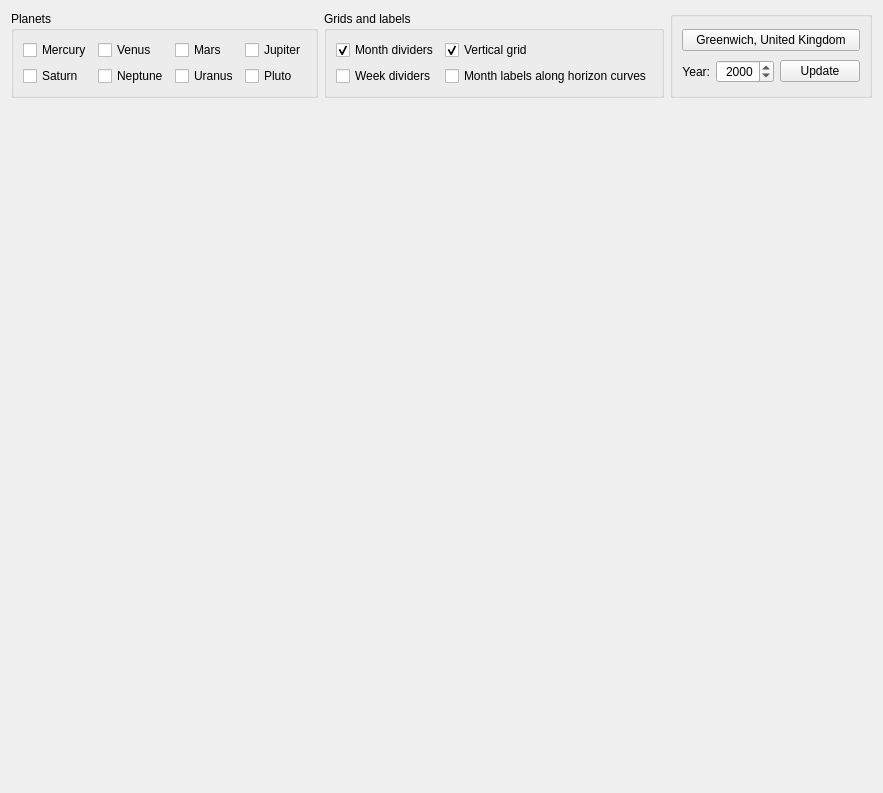
<?xml version="1.0" encoding="UTF-8"?>
<ui version="4.0">
 <class>SkyCalendar</class>
 <widget class="QWidget" name="SkyCalendar">
  <property name="geometry">
   <rect>
    <x>0</x>
    <y>0</y>
    <width>844</width>
    <height>793</height>
   </rect>
  </property>
  <property name="sizePolicy">
   <sizepolicy hsizetype="Preferred" vsizetype="Expanding">
    <horstretch>0</horstretch>
    <verstretch>0</verstretch>
   </sizepolicy>
  </property>
  <property name="windowTitle">
   <string>Sky Calendar</string>
  </property>
  <layout class="QVBoxLayout" name="verticalLayout">
   <item>
    <layout class="QHBoxLayout" name="horizontalLayout_5">
     <item>
      <widget class="QGroupBox" name="groupBox">
       <property name="title">
        <string>Planets</string>
       </property>
       <layout class="QHBoxLayout" name="horizontalLayout_2">
        <item>
         <layout class="QVBoxLayout" name="verticalLayout_2">
          <item>
           <widget class="QCheckBox" name="checkBox_Mercury">
            <property name="text">
             <string>Mercury</string>
            </property>
           </widget>
          </item>
          <item>
           <widget class="QCheckBox" name="checkBox_Saturn">
            <property name="text">
             <string>Saturn</string>
            </property>
           </widget>
          </item>
         </layout>
        </item>
        <item>
         <layout class="QVBoxLayout" name="verticalLayout_3">
          <item>
           <widget class="QCheckBox" name="checkBox_Venus">
            <property name="text">
             <string>Venus</string>
            </property>
           </widget>
          </item>
          <item>
           <widget class="QCheckBox" name="checkBox_Neptune">
            <property name="text">
             <string>Neptune</string>
            </property>
           </widget>
          </item>
         </layout>
        </item>
        <item>
         <layout class="QVBoxLayout" name="verticalLayout_4">
          <item>
           <widget class="QCheckBox" name="checkBox_Mars">
            <property name="text">
             <string>Mars</string>
            </property>
           </widget>
          </item>
          <item>
           <widget class="QCheckBox" name="checkBox_Uranus">
            <property name="text">
             <string>Uranus</string>
            </property>
           </widget>
          </item>
         </layout>
        </item>
        <item>
         <layout class="QVBoxLayout" name="verticalLayout_5">
          <item>
           <widget class="QCheckBox" name="checkBox_Jupiter">
            <property name="text">
             <string>Jupiter</string>
            </property>
           </widget>
          </item>
          <item>
           <widget class="QCheckBox" name="checkBox_Pluto">
            <property name="text">
             <string>Pluto</string>
            </property>
           </widget>
          </item>
         </layout>
        </item>
       </layout>
      </widget>
     </item>
     <item>
      <widget class="QGroupBox" name="groupBox_2">
       <property name="title">
        <string>Grids and labels</string>
       </property>
       <property name="flat">
        <bool>false</bool>
       </property>
       <property name="checkable">
        <bool>false</bool>
       </property>
       <layout class="QHBoxLayout" name="horizontalLayout_3">
        <item>
         <layout class="QVBoxLayout" name="verticalLayout_6">
          <item>
           <widget class="QCheckBox" name="checkBox_GridMonths">
            <property name="text">
             <string>Month dividers</string>
            </property>
            <property name="checked">
             <bool>true</bool>
            </property>
           </widget>
          </item>
          <item>
           <widget class="QCheckBox" name="checkBox_GridWeeks">
            <property name="text">
             <string>Week dividers</string>
            </property>
           </widget>
          </item>
         </layout>
        </item>
        <item>
         <layout class="QVBoxLayout" name="verticalLayout_7">
          <item>
           <widget class="QCheckBox" name="checkBox_GridVertical">
            <property name="text">
             <string>Vertical grid</string>
            </property>
            <property name="checked">
             <bool>true</bool>
            </property>
           </widget>
          </item>
          <item>
           <widget class="QCheckBox" name="checkBox_LabelMonths">
            <property name="text">
             <string>Month labels along horizon curves</string>
            </property>
           </widget>
          </item>
         </layout>
        </item>
       </layout>
      </widget>
     </item>
     <item>
      <spacer name="horizontalSpacer_2">
       <property name="orientation">
        <enum>Qt::Horizontal</enum>
       </property>
       <property name="sizeHint" stdset="0">
        <size>
         <width>40</width>
         <height>20</height>
        </size>
       </property>
      </spacer>
     </item>
     <item>
      <widget class="QGroupBox" name="groupBox_3">
       <property name="title">
        <string/>
       </property>
       <layout class="QVBoxLayout" name="verticalLayout_8">
        <item>
         <widget class="KPushButton" name="LocationButton">
          <property name="text">
           <string>Greenwich, United Kingdom</string>
          </property>
         </widget>
        </item>
        <item>
         <layout class="QHBoxLayout" name="horizontalLayout_7">
          <item>
           <widget class="QLabel" name="label_2">
            <property name="text">
             <string>Year:</string>
            </property>
            <property name="alignment">
             <set>Qt::AlignRight|Qt::AlignTrailing|Qt::AlignVCenter</set>
            </property>
            <property name="buddy">
             <cstring>Year</cstring>
            </property>
           </widget>
          </item>
          <item>
           <widget class="KIntSpinBox" name="Year">
            <property name="alignment">
             <set>Qt::AlignRight|Qt::AlignTrailing|Qt::AlignVCenter</set>
            </property>
            <property name="minimum">
             <number>-4713</number>
            </property>
            <property name="maximum">
             <number>9999</number>
            </property>
            <property name="value">
             <number>2000</number>
            </property>
           </widget>
          </item>
          <item>
           <spacer name="horizontalSpacer">
            <property name="orientation">
             <enum>Qt::Horizontal</enum>
            </property>
            <property name="sizeHint" stdset="0">
             <size>
              <width>18</width>
              <height>17</height>
             </size>
            </property>
           </spacer>
          </item>
          <item>
           <widget class="KPushButton" name="CreateButton">
            <property name="text">
             <string>Update</string>
            </property>
           </widget>
          </item>
         </layout>
        </item>
       </layout>
      </widget>
     </item>
    </layout>
   </item>
   <item>
    <widget class="CalendarWidget" name="CalendarView">
     <property name="sizePolicy">
      <sizepolicy hsizetype="Preferred" vsizetype="Expanding">
       <horstretch>0</horstretch>
       <verstretch>0</verstretch>
      </sizepolicy>
     </property>
     <property name="minimumSize">
      <size>
       <width>480</width>
       <height>500</height>
      </size>
     </property>
     <property name="grid" stdset="0">
      <bool>false</bool>
     </property>
    </widget>
   </item>
  </layout>
 </widget>
 <customwidgets>
  <customwidget>
   <class>KPushButton</class>
   <extends>QPushButton</extends>
   <header>kpushbutton.h</header>
  </customwidget>
  <customwidget>
   <class>KPlotWidget</class>
   <extends>QFrame</extends>
   <header>kplotwidget.h</header>
  </customwidget>
  <customwidget>
   <class>KIntSpinBox</class>
   <extends>QSpinBox</extends>
   <header>knuminput.h</header>
  </customwidget>
  <customwidget>
   <class>CalendarWidget</class>
   <extends>KPlotWidget</extends>
   <header>tools/calendarwidget.h</header>
  </customwidget>
 </customwidgets>
 <tabstops>
  <tabstop>LocationButton</tabstop>
  <tabstop>Year</tabstop>
  <tabstop>CreateButton</tabstop>
  <tabstop>checkBox_Mercury</tabstop>
  <tabstop>checkBox_Venus</tabstop>
  <tabstop>checkBox_Mars</tabstop>
  <tabstop>checkBox_Jupiter</tabstop>
  <tabstop>checkBox_Saturn</tabstop>
  <tabstop>checkBox_Neptune</tabstop>
  <tabstop>checkBox_Uranus</tabstop>
  <tabstop>checkBox_Pluto</tabstop>
  <tabstop>checkBox_GridMonths</tabstop>
  <tabstop>checkBox_GridWeeks</tabstop>
  <tabstop>checkBox_GridVertical</tabstop>
 </tabstops>
 <resources/>
 <connections/>
</ui>
